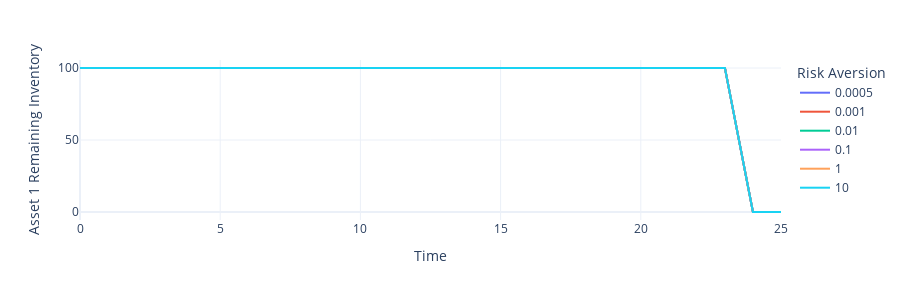
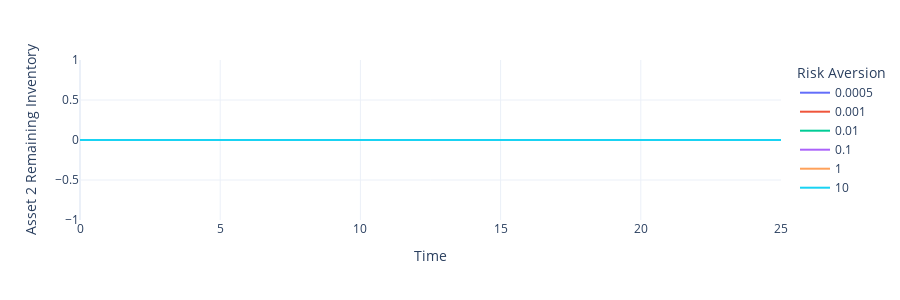

Notebook cell for these charts, in order:
### Code cell
tab = {'t':[],'x1_t':[], 'x2_t':[], 'lambda':[]}
for lamb_value in lambdas:
    traj = Bellman_IS_2D(lamb_value, sigma_1, sigma_2, eta_1, eta_2, rho, x0_1, x0_2, steps)
    tab['t'].extend(range(len(traj)))
    tab['x1_t'].extend([x[0] for x in traj])
    tab['x2_t'].extend([x[1] for x in traj])
    tab['lambda'].extend([str(lamb_value) for i in range(len(traj))])

df = pd.DataFrame(tab)
fig = px.line(df, x='t', y='x1_t', color='lambda', template='plotly_white',
              labels={"x1_t": "Asset 1 Remaining Inventory", "t": "Time", "lambda": "Risk Aversion"})

fig.update_traces(hoverinfo='skip')
fig.update_traces(hovertemplate=None)
fig.update_layout(width=900, height=300)
fig.show()

fig = px.line(df, x='t', y='x2_t', color='lambda', template='plotly_white',
              labels={"x2_t": "Asset 2 Remaining Inventory", "t": "Time", "lambda": "Risk Aversion"})
fig.update_traces(hoverinfo='skip')
fig.update_traces(hovertemplate=None)
fig.update_layout(width=900, height=300)
fig.show()

### Figure 1 — Plotly figure (JSON) as saved in the notebook; plotly's stock layout.template omitted (floating-point values rounded to 4 significant figures)
{"data": [{"hoverinfo": "skip", "legendgroup": "0.0005", "line": {"color": "#636efa", "dash": "solid"}, "marker": {"symbol": "circle"}, "mode": "lines", "name": "0.0005", "orientation": "v", "showlegend": true, "type": "scatter", "x": [0, 1, 2, 3, 4, 5, 6, 7, 8, 9, 10, 11, 12, 13, 14, 15, 16, 17, 18, 19, 20, 21, 22, 23, 24, 25], "xaxis": "x", "y": [100, 100, 100, 100, 100, 100, 100, 100, 100, 100, 100, 100, 100, 100, 100, 100, 100, 100, 100, 100, 100, 100, 100, 100, 0, 0], "yaxis": "y"}, {"hoverinfo": "skip", "legendgroup": "0.001", "line": {"color": "#EF553B", "dash": "solid"}, "marker": {"symbol": "circle"}, "mode": "lines", "name": "0.001", "orientation": "v", "showlegend": true, "type": "scatter", "x": [0, 1, 2, 3, 4, 5, 6, 7, 8, 9, 10, 11, 12, 13, 14, 15, 16, 17, 18, 19, 20, 21, 22, 23, 24, 25], "xaxis": "x", "y": [100, 100, 100, 100, 100, 100, 100, 100, 100, 100, 100, 100, 100, 100, 100, 100, 100, 100, 100, 100, 100, 100, 100, 100, 0, 0], "yaxis": "y"}, {"hoverinfo": "skip", "legendgroup": "0.01", "line": {"color": "#00cc96", "dash": "solid"}, "marker": {"symbol": "circle"}, "mode": "lines", "name": "0.01", "orientation": "v", "showlegend": true, "type": "scatter", "x": [0, 1, 2, 3, 4, 5, 6, 7, 8, 9, 10, 11, 12, 13, 14, 15, 16, 17, 18, 19, 20, 21, 22, 23, 24, 25], "xaxis": "x", "y": [100, 100, 100, 100, 100, 100, 100, 100, 100, 100, 100, 100, 100, 100, 100, 100, 100, 100, 100, 100, 100, 100, 100, 100, 0, 0], "yaxis": "y"}, {"hoverinfo": "skip", "legendgroup": "0.1", "line": {"color": "#ab63fa", "dash": "solid"}, "marker": {"symbol": "circle"}, "mode": "lines", "name": "0.1", "orientation": "v", "showlegend": true, "type": "scatter", "x": [0, 1, 2, 3, 4, 5, 6, 7, 8, 9, 10, 11, 12, 13, 14, 15, 16, 17, 18, 19, 20, 21, 22, 23, 24, 25], "xaxis": "x", "y": [100, 100, 100, 100, 100, 100, 100, 100, 100, 100, 100, 100, 100, 100, 100, 100, 100, 100, 100, 100, 100, 100, 100, 100, 0, 0], "yaxis": "y"}, {"hoverinfo": "skip", "legendgroup": "1", "line": {"color": "#FFA15A", "dash": "solid"}, "marker": {"symbol": "circle"}, "mode": "lines", "name": "1", "orientation": "v", "showlegend": true, "type": "scatter", "x": [0, 1, 2, 3, 4, 5, 6, 7, 8, 9, 10, 11, 12, 13, 14, 15, 16, 17, 18, 19, 20, 21, 22, 23, 24, 25], "xaxis": "x", "y": [100, 100, 100, 100, 100, 100, 100, 100, 100, 100, 100, 100, 100, 100, 100, 100, 100, 100, 100, 100, 100, 100, 100, 100, 0, 0], "yaxis": "y"}, {"hoverinfo": "skip", "legendgroup": "10", "line": {"color": "#19d3f3", "dash": "solid"}, "marker": {"symbol": "circle"}, "mode": "lines", "name": "10", "orientation": "v", "showlegend": true, "type": "scatter", "x": [0, 1, 2, 3, 4, 5, 6, 7, 8, 9, 10, 11, 12, 13, 14, 15, 16, 17, 18, 19, 20, 21, 22, 23, 24, 25], "xaxis": "x", "y": [100, 100, 100, 100, 100, 100, 100, 100, 100, 100, 100, 100, 100, 100, 100, 100, 100, 100, 100, 100, 100, 100, 100, 100, 0, 0], "yaxis": "y"}], "layout": {"height": 300, "legend": {"title": {"text": "Risk Aversion"}, "tracegroupgap": 0}, "margin": {"t": 60}, "width": 900, "xaxis": {"anchor": "y", "domain": [0, 1], "title": {"text": "Time"}}, "yaxis": {"anchor": "x", "domain": [0, 1], "title": {"text": "Asset 1 Remaining Inventory"}}}}

### Figure 2 — Plotly figure (JSON) as saved in the notebook; plotly's stock layout.template omitted (floating-point values rounded to 4 significant figures)
{"data": [{"hoverinfo": "skip", "legendgroup": "0.0005", "line": {"color": "#636efa", "dash": "solid"}, "marker": {"symbol": "circle"}, "mode": "lines", "name": "0.0005", "orientation": "v", "showlegend": true, "type": "scatter", "x": [0, 1, 2, 3, 4, 5, 6, 7, 8, 9, 10, 11, 12, 13, 14, 15, 16, 17, 18, 19, 20, 21, 22, 23, 24, 25], "xaxis": "x", "y": [0, 0, 0, 0, 0, 0, 0, 0, 0, 0, 0, 0, 0, 0, 0, 0, 0, 0, 0, 0, 0, 0, 0, 0, 0, 0], "yaxis": "y"}, {"hoverinfo": "skip", "legendgroup": "0.001", "line": {"color": "#EF553B", "dash": "solid"}, "marker": {"symbol": "circle"}, "mode": "lines", "name": "0.001", "orientation": "v", "showlegend": true, "type": "scatter", "x": [0, 1, 2, 3, 4, 5, 6, 7, 8, 9, 10, 11, 12, 13, 14, 15, 16, 17, 18, 19, 20, 21, 22, 23, 24, 25], "xaxis": "x", "y": [0, 0, 0, 0, 0, 0, 0, 0, 0, 0, 0, 0, 0, 0, 0, 0, 0, 0, 0, 0, 0, 0, 0, 0, 0, 0], "yaxis": "y"}, {"hoverinfo": "skip", "legendgroup": "0.01", "line": {"color": "#00cc96", "dash": "solid"}, "marker": {"symbol": "circle"}, "mode": "lines", "name": "0.01", "orientation": "v", "showlegend": true, "type": "scatter", "x": [0, 1, 2, 3, 4, 5, 6, 7, 8, 9, 10, 11, 12, 13, 14, 15, 16, 17, 18, 19, 20, 21, 22, 23, 24, 25], "xaxis": "x", "y": [0, 0, 0, 0, 0, 0, 0, 0, 0, 0, 0, 0, 0, 0, 0, 0, 0, 0, 0, 0, 0, 0, 0, 0, 0, 0], "yaxis": "y"}, {"hoverinfo": "skip", "legendgroup": "0.1", "line": {"color": "#ab63fa", "dash": "solid"}, "marker": {"symbol": "circle"}, "mode": "lines", "name": "0.1", "orientation": "v", "showlegend": true, "type": "scatter", "x": [0, 1, 2, 3, 4, 5, 6, 7, 8, 9, 10, 11, 12, 13, 14, 15, 16, 17, 18, 19, 20, 21, 22, 23, 24, 25], "xaxis": "x", "y": [0, 0, 0, 0, 0, 0, 0, 0, 0, 0, 0, 0, 0, 0, 0, 0, 0, 0, 0, 0, 0, 0, 0, 0, 0, 0], "yaxis": "y"}, {"hoverinfo": "skip", "legendgroup": "1", "line": {"color": "#FFA15A", "dash": "solid"}, "marker": {"symbol": "circle"}, "mode": "lines", "name": "1", "orientation": "v", "showlegend": true, "type": "scatter", "x": [0, 1, 2, 3, 4, 5, 6, 7, 8, 9, 10, 11, 12, 13, 14, 15, 16, 17, 18, 19, 20, 21, 22, 23, 24, 25], "xaxis": "x", "y": [0, 0, 0, 0, 0, 0, 0, 0, 0, 0, 0, 0, 0, 0, 0, 0, 0, 0, 0, 0, 0, 0, 0, 0, 0, 0], "yaxis": "y"}, {"hoverinfo": "skip", "legendgroup": "10", "line": {"color": "#19d3f3", "dash": "solid"}, "marker": {"symbol": "circle"}, "mode": "lines", "name": "10", "orientation": "v", "showlegend": true, "type": "scatter", "x": [0, 1, 2, 3, 4, 5, 6, 7, 8, 9, 10, 11, 12, 13, 14, 15, 16, 17, 18, 19, 20, 21, 22, 23, 24, 25], "xaxis": "x", "y": [0, 0, 0, 0, 0, 0, 0, 0, 0, 0, 0, 0, 0, 0, 0, 0, 0, 0, 0, 0, 0, 0, 0, 0, 0, 0], "yaxis": "y"}], "layout": {"height": 300, "legend": {"title": {"text": "Risk Aversion"}, "tracegroupgap": 0}, "margin": {"t": 60}, "width": 900, "xaxis": {"anchor": "y", "domain": [0, 1], "title": {"text": "Time"}}, "yaxis": {"anchor": "x", "domain": [0, 1], "title": {"text": "Asset 2 Remaining Inventory"}}}}
